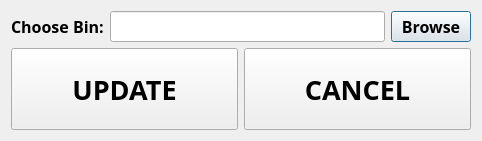
<?xml version="1.0" encoding="UTF-8"?>
<ui version="4.0">
 <class>updatefirewaredialog</class>
 <widget class="QDialog" name="updatefirewaredialog">
  <property name="geometry">
   <rect>
    <x>0</x>
    <y>0</y>
    <width>482</width>
    <height>141</height>
   </rect>
  </property>
  <property name="font">
   <font>
    <family>Microsoft Tai Le</family>
    <pointsize>12</pointsize>
    <weight>75</weight>
    <bold>true</bold>
   </font>
  </property>
  <property name="windowTitle">
   <string>updatefirewaredialog</string>
  </property>
  <property name="modal">
   <bool>false</bool>
  </property>
  <layout class="QVBoxLayout" name="verticalLayout">
   <item>
    <layout class="QHBoxLayout" name="horizontalLayout">
     <item>
      <widget class="QLabel" name="label">
       <property name="text">
        <string>Choose Bin:</string>
       </property>
      </widget>
     </item>
     <item>
      <widget class="QLineEdit" name="binPathlineEdit">
       <property name="inputMask">
        <string notr="true"/>
       </property>
      </widget>
     </item>
     <item>
      <widget class="QPushButton" name="browsepushButton">
       <property name="text">
        <string>Browse</string>
       </property>
      </widget>
     </item>
    </layout>
   </item>
   <item>
    <layout class="QHBoxLayout" name="horizontalLayout_3">
     <item>
      <widget class="QPushButton" name="updatepushButton">
       <property name="sizePolicy">
        <sizepolicy hsizetype="Minimum" vsizetype="Preferred">
         <horstretch>0</horstretch>
         <verstretch>0</verstretch>
        </sizepolicy>
       </property>
       <property name="font">
        <font>
         <pointsize>20</pointsize>
        </font>
       </property>
       <property name="text">
        <string>UPDATE</string>
       </property>
      </widget>
     </item>
     <item>
      <widget class="QPushButton" name="cancelpushButton">
       <property name="sizePolicy">
        <sizepolicy hsizetype="Minimum" vsizetype="Preferred">
         <horstretch>0</horstretch>
         <verstretch>0</verstretch>
        </sizepolicy>
       </property>
       <property name="font">
        <font>
         <pointsize>20</pointsize>
        </font>
       </property>
       <property name="text">
        <string>CANCEL</string>
       </property>
      </widget>
     </item>
    </layout>
   </item>
  </layout>
 </widget>
 <layoutdefault spacing="6" margin="11"/>
 <resources/>
 <connections/>
</ui>
